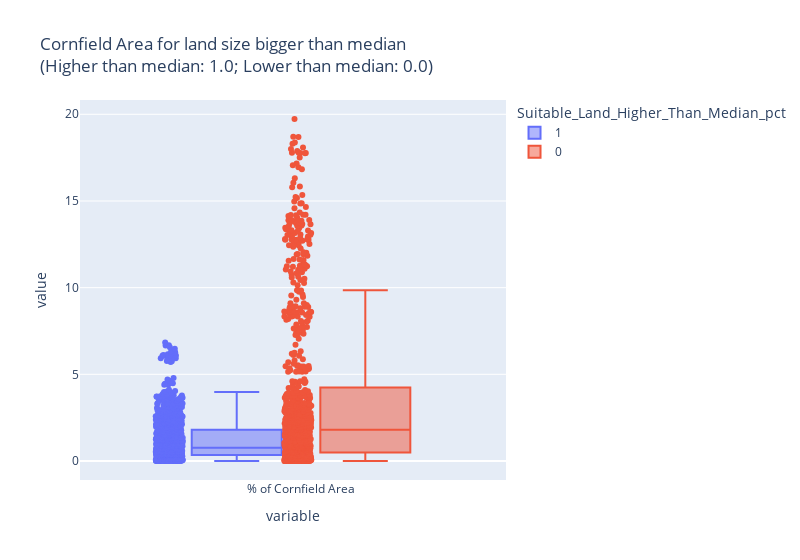

Notebook source saved alongside this figure:
### Code cell
import plotly.express as px
fig_box = px.box(last_df,                                           # Specify data frame
                 y=['% of Cornfield Area'],                       # Select posrecip and negrecip variables
                 points="all",                                     # Include all observations as data points
                 color = 'Suitable_Land_Higher_Than_Median_pct',                                # Color (and group by) column "Cluster"
                 labels = {"Cluster": "Altruism"},                 # Rename "Cluster" as "Altruism" in our legend
                 title = """Cornfield Area for land size bigger than median
                 <br>(Higher than median: 1.0; Lower than median: 0.0)""")       # Always add a title!
fig_box.update_layout(autosize=False, width = 800)                # Specify width (by default, full notebook cell)
fig_box

### Figure 1 — Plotly figure (JSON) as saved in the notebook; plotly's stock layout.template omitted (floating-point values rounded to 4 significant figures; data arrays with more than 128 entries replaced by an {"elided": "..."} marker saying what was removed)
{"data": [{"alignmentgroup": "True", "boxpoints": "all", "hovertemplate": "Suitable_Land_Higher_Than_Median_pct=1<br>variable=%{x}<br>value=%{y}<extra></extra>", "legendgroup": "1", "marker": {"color": "#636efa"}, "name": "1", "notched": false, "offsetgroup": "1", "orientation": "v", "showlegend": true, "type": "box", "x": {"elided": "855 str values"}, "x0": " ", "xaxis": "x", "y": {"elided": "855 float values"}, "y0": " ", "yaxis": "y"}, {"alignmentgroup": "True", "boxpoints": "all", "hovertemplate": "Suitable_Land_Higher_Than_Median_pct=0<br>variable=%{x}<br>value=%{y}<extra></extra>", "legendgroup": "0", "marker": {"color": "#EF553B"}, "name": "0", "notched": false, "offsetgroup": "0", "orientation": "v", "showlegend": true, "type": "box", "x": {"elided": "861 str values"}, "x0": " ", "xaxis": "x", "y": {"elided": "861 float values"}, "y0": " ", "yaxis": "y"}], "layout": {"autosize": false, "boxmode": "group", "legend": {"title": {"text": "Suitable_Land_Higher_Than_Median_pct"}, "tracegroupgap": 0}, "title": {"text": "Cornfield Area for land size bigger than median\n                 <br>(Higher than median: 1.0; Lower than median: 0.0)"}, "width": 800, "xaxis": {"anchor": "y", "domain": [0, 1], "title": {"text": "variable"}}, "yaxis": {"anchor": "x", "domain": [0, 1], "title": {"text": "value"}}}}
